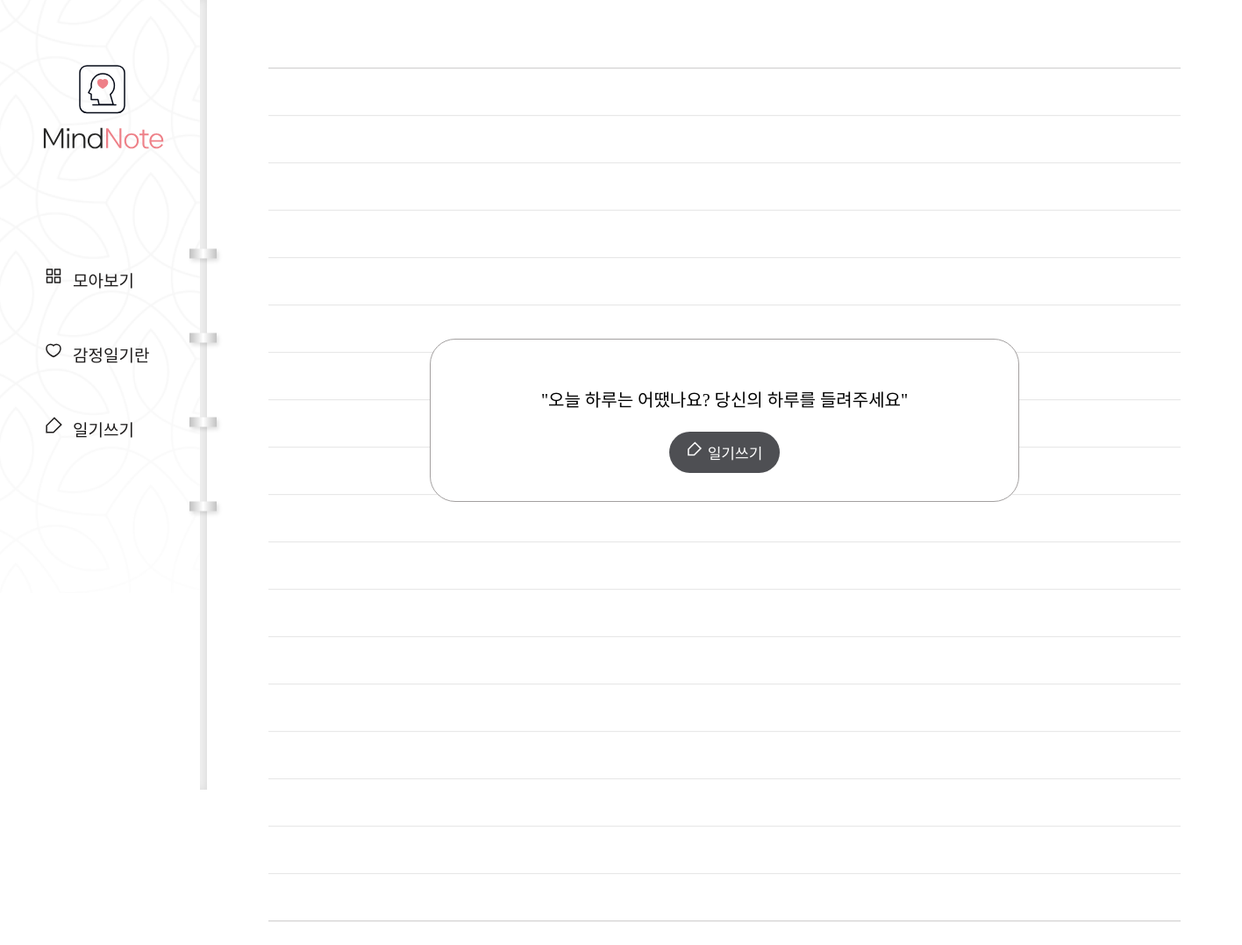
/diary/, run on an earlier commit of the app's database.
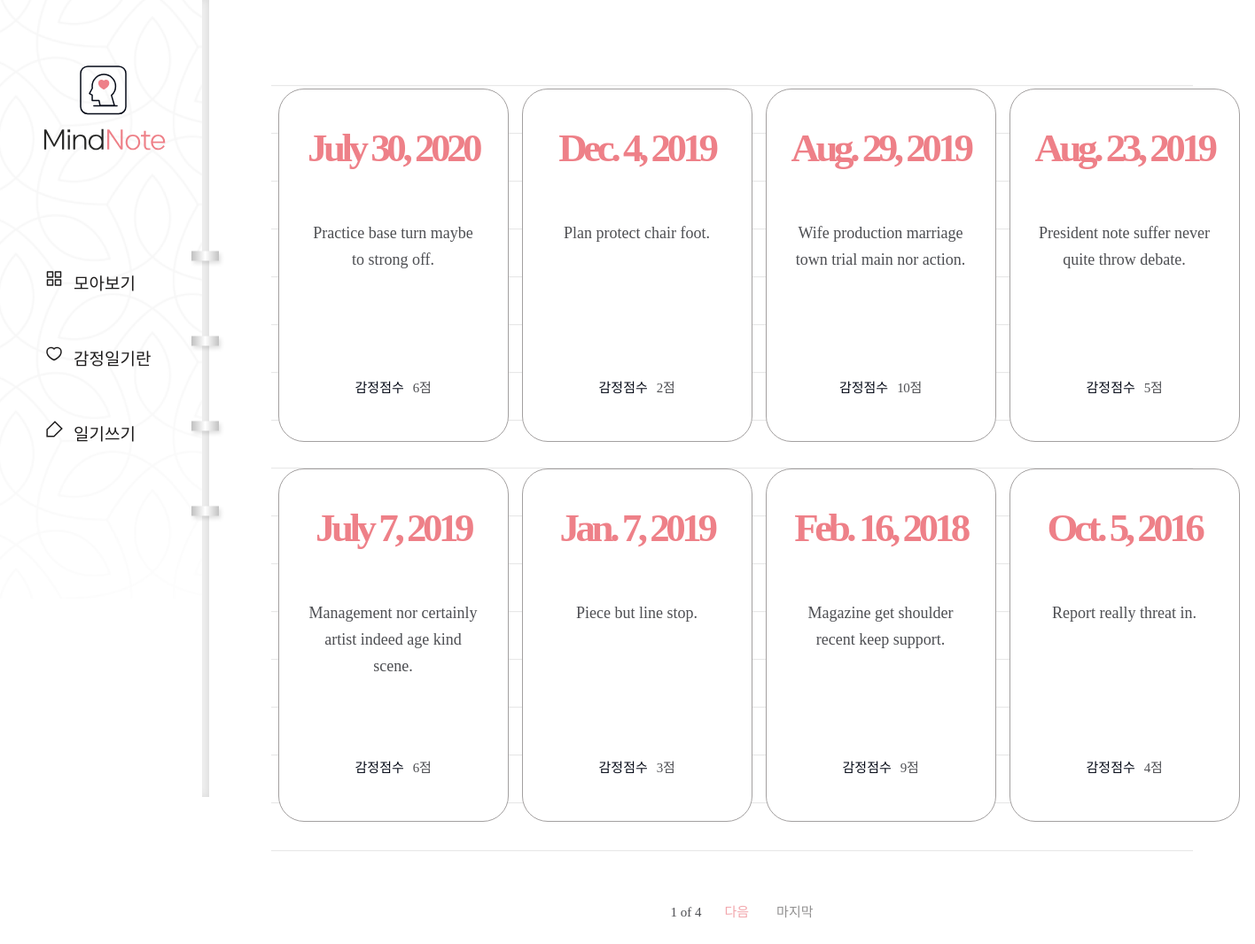
And on a later commit of the database.
### diary/models.py (models this page shows, shortened)
class Page(models.Model):
    title = models.CharField(max_length=100, validators=[validate_no_hash])
    content = models.TextField(validators=[validate_no_hash])
    feeling = models.CharField(max_length=80, validators=[validate_no_hash, validate_no_numbers])
    score = models.IntegerField(validators=[validate_score])
    dt_created = models.DateField()

### diary/views.py (the view)
# urls.py: path('diary/', views.PageListView.as_view(), name='page-list'),
class PageListView(ListView):
    model = Page
    ordering = ['-dt_created']
    paginate_by = 8

### diary/templates/diary/page_list.html (shortened to what this page needs)
{% extends './base.html' %}
{% block content %}
    {% if page_obj.object_list %}
    <div class="wrap-note">
        <div class="note">
            <div class="note-list">
                <ul>
                    {% for obj in page_obj.object_list %}
                    <li>
                        <a href="{% url 'page-detail' obj.id %}">
                            <div class="date">
                                <span>{{obj.dt_created}}</span>
                            </div>
                            <h2>{{obj.title}}</h2>
                            <div class="score">
                                <p>감정점수</p>
                                <span>{{obj.score}}점</span>
                            </div>
                        </a>
                    </li>
                    {% endfor %}
                </ul>
            </div>
                <div class="paging">
                    <span class="page">
                        <p>{{page_obj.number}} of {{page_obj.paginator.num_pages}}</p>
                    </span>
                    {% if page_obj.has_next %}
                        <a href="?page={{page_obj.next_page_number}}" class="next">다음</a>
                        <a href="?page={{page_obj.paginator.num_pages}}" class="last">마지막</a>
                    {% endif %}
                </div>
        </div>
    </div>
    {% else %}
    <div class="wrap-default">
        <div class="default">
            <div class="default-box">
                <p>"오늘 하루는 어땠나요? 당신의 하루를 들려주세요"</p>
                <a href="{% url 'page-create' %}">일기쓰기</a>
            </div>
        </div>
    </div>
    {% endif %}
{% endblock content %}

### diary/templates/diary/base.html (shortened to what this page needs)
{% load static %}
<!DOCTYPE html>
<html lang="en">
    <head>
        <link rel="stylesheet" href="{% static 'diary/css/styles.css' %}">
        <link rel="stylesheet" type="text/css" href="https://cdn.rawgit.com/moonspam/NanumSquare/master/nanumsquare.css">
        <link rel="stylesheet" href="https://cdn.jsdelivr.net/gh/projectnoonnu/noonfonts_two@1.0/NanumBarunpen.woff">
    </head>
    <body>
        <div class="menu">
            <h1><a href="{% url 'page-list' %}"><img src="{% static 'diary/image/logo02.svg' %}"></a></h1>
            <ul>
                <li><a href="{% url 'page-list' %}">모아보기</a></li>
                <li><a href="{% url 'info' %}">감정일기란</a></li>
                <li><a href="{% url 'page-create' %}">일기쓰기</a></li>
            </ul>
        </div>
        {% block content %}
        {% endblock content %}
    </body>
</html>

### diary/static/diary/css/styles.css (style rules this page uses)
h1,h2,h3,p,a,ul,li { margin: 0; padding: 0; font-family: 'NanumSquare'; list-style: none; text-decoration: none; outline: none; }
html { position: relative; min-height: 100%; margin: 0; }
body { margin: 0; padding: 0; -webkit-font-smoothing: antialiased; -moz-osx-font-smoothing: auto; }
img { max-width: 100%; margin: 0; padding: 0; border: 0; }
.menu { position: fixed; width: 236px; height: 100vh; min-height: 900px; background: url(../image/menu-bg.png) no-repeat left top/contain; z-index: 99; }
.menu:before { content: ""; display: block; position: absolute; width: 8px; height: 100%; top: 0; right: 0; background-color: #f6f6f6; box-shadow: inset -3px 0 8px 0 rgba(0, 0, 0, 0.11); }
.menu:after { content: ""; display: block; position: absolute; width: 43px; height: 353px; top: 48%; right: -21px; transform: translateY(-50%); background: url(../image/notespring.svg) no-repeat; }
.menu h1 { position: absolute; margin-left: 49px; top: 74px; }
.menu ul { position: absolute; top: 48%; transform: translateY(-50%); }
.menu ul li { margin-bottom: 58px; padding-left: 83px; }
.menu ul li a { display: block; position: relative; font-family: NanumSquareR; color: #1e1c1c; font-size: 19px; }
.menu ul li a:after { content: ""; display: block; position: absolute; width: 21px; height: 20px; top: 0; left: -32px; background: url(../image/ic-feed-white.svg) no-repeat; }
.menu ul li:first-child a:after { background: url(../image/ic-feed-black.svg) no-repeat; }
.menu ul li:nth-child(2) a:after { background: url(../image/ic-heart-black.svg) no-repeat; }
.menu ul li:last-child a:after { background: url(../image/ic-pen-black.svg) no-repeat; }
.wrap-note .note { padding-left: 236px; padding-top: 50px; padding-bottom: 200px; }
.note-list { margin: 0 70px; padding-top: 50px; background: url(../image/note-bg.svg) repeat-x center/1535px 974px; }
.note-list ul { overflow: hidden; width: 1100px; margin: 0 auto; padding-bottom: 50px; }
.note-list ul li { float: left; width: 25%; padding-bottom: 30px; }
.note-list ul li a { display: block; width: 258px; height: 397px; margin: 0 auto; background: #fff; border: solid 1px #a3a0a0; border-radius: 29px; }
.note-list ul li a .date { margin-top: 40px; margin-bottom: 55px; text-align: center; }
.note-list ul li a .date span { display: block; font-family: 'NanumSquare'; color: #ee8088; font-weight: 700; font-size: 45px; letter-spacing: -4.47px; }
.note-list ul li a h2 { width: 196px; height: 150px; margin: 0 auto; font-family: 'NanumBarunpen'; color: #4e4f53; font-weight: normal; font-size: 18px; line-height: 1.67; text-align: center; }
.note-list ul li a .score { margin-top: 28px; text-align: center; }
.note-list ul li a .score p { display: inline-block; font-family: 'NanumSquare'; color: #060b18; font-size: 15px; }
.note-list ul li a .score span { padding-left: 6px; font-family: 'NanumBarunpen'; color: #4e4f53; font-size: 15px; letter-spacing: -0.29px; }
.paging { margin-top: 10px; text-align: center; }
.paging a { display: inline-block; font-family: 'NanumSquare'; font-size: 15px; }
.paging .first,.paging .last { color: #929191; }
.paging .last { margin-left: 27px; }
.paging .prev,.paging .next { color: #f2a6ac; }
.paging span { display: inline-block; }
.paging span p { margin: 0 22px; font-family: 'NanumSquare'; color: #4e4f53; font-size: 15px; }

What changed in the data, as far as the page shows it:
added Page: dt_created "July 30, 2020", title "Practice base turn maybe to strong off.", score "6"
added Page: dt_created "Dec. 4, 2019", title "Plan protect chair foot.", score "2"
added Page: dt_created "Aug. 29, 2019", title "Wife production marriage town trial main nor action.", score "10"
added Page: dt_created "Aug. 23, 2019", title "President note suffer never quite throw debate.", score "5"
added Page: dt_created "July 7, 2019", title "Management nor certainly artist indeed age kind scene.", score "6"
added Page: dt_created "Jan. 7, 2019", title "Piece but line stop.", score "3"
added Page: dt_created "Feb. 16, 2018", title "Magazine get shoulder recent keep support.", score "9"
added Page: dt_created "Oct. 5, 2016", title "Report really threat in.", score "4"
Also different on the page:
{{ page_obj.number }}: (not shown) → "1"
{{ page_obj.paginator.num_pages }}: (not shown) → "4"
text no longer shown: "\"오늘 하루는 어땠나요? 당신의 하루를 들려주세요\" 일기쓰기"
text now shown: "of 다음 마지막"
